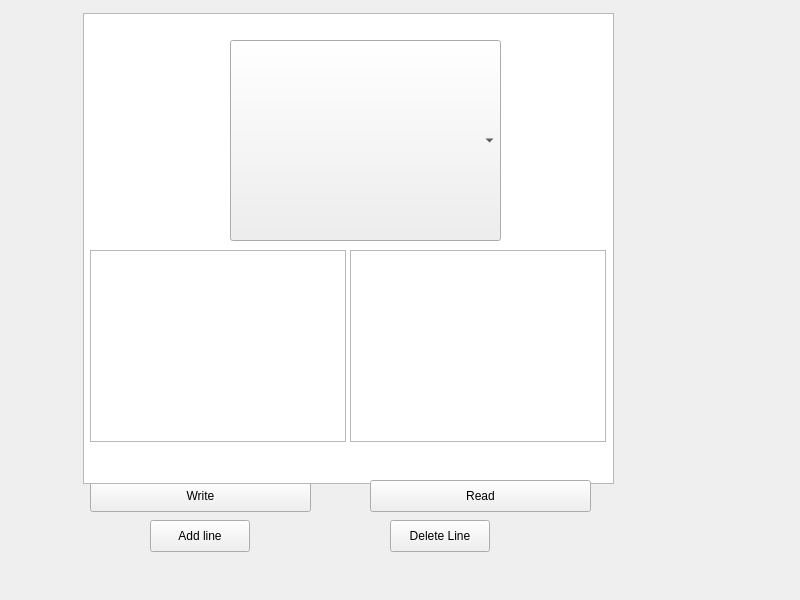
<?xml version="1.0" encoding="UTF-8"?>
<ui version="4.0">
 <class>Widget</class>
 <widget class="QWidget" name="Widget">
  <property name="geometry">
   <rect>
    <x>0</x>
    <y>0</y>
    <width>800</width>
    <height>600</height>
   </rect>
  </property>
  <property name="windowTitle">
   <string>Widget</string>
  </property>
  <widget class="QPushButton" name="btnWrite">
   <property name="geometry">
    <rect>
     <x>90</x>
     <y>480</y>
     <width>221</width>
     <height>32</height>
    </rect>
   </property>
   <property name="text">
    <string>Write</string>
   </property>
  </widget>
  <widget class="QPlainTextEdit" name="plainTextEdit">
   <property name="geometry">
    <rect>
     <x>83</x>
     <y>13</y>
     <width>531</width>
     <height>471</height>
    </rect>
   </property>
  </widget>
  <widget class="QPushButton" name="btnRead">
   <property name="geometry">
    <rect>
     <x>370</x>
     <y>480</y>
     <width>221</width>
     <height>32</height>
    </rect>
   </property>
   <property name="text">
    <string>Read</string>
   </property>
  </widget>
  <widget class="QComboBox" name="comboBox">
   <property name="geometry">
    <rect>
     <x>230</x>
     <y>40</y>
     <width>271</width>
     <height>201</height>
    </rect>
   </property>
   <property name="iconSize">
    <size>
     <width>180</width>
     <height>180</height>
    </size>
   </property>
  </widget>
  <widget class="QListWidget" name="lw">
   <property name="geometry">
    <rect>
     <x>350</x>
     <y>250</y>
     <width>256</width>
     <height>192</height>
    </rect>
   </property>
  </widget>
  <widget class="QPushButton" name="btnAdd">
   <property name="geometry">
    <rect>
     <x>150</x>
     <y>520</y>
     <width>100</width>
     <height>32</height>
    </rect>
   </property>
   <property name="text">
    <string>Add line</string>
   </property>
  </widget>
  <widget class="QPushButton" name="btnDelete">
   <property name="geometry">
    <rect>
     <x>390</x>
     <y>520</y>
     <width>100</width>
     <height>32</height>
    </rect>
   </property>
   <property name="text">
    <string>Delete Line</string>
   </property>
  </widget>
  <widget class="QTableWidget" name="tw">
   <property name="geometry">
    <rect>
     <x>90</x>
     <y>250</y>
     <width>256</width>
     <height>192</height>
    </rect>
   </property>
  </widget>
 </widget>
 <resources/>
 <connections/>
</ui>
